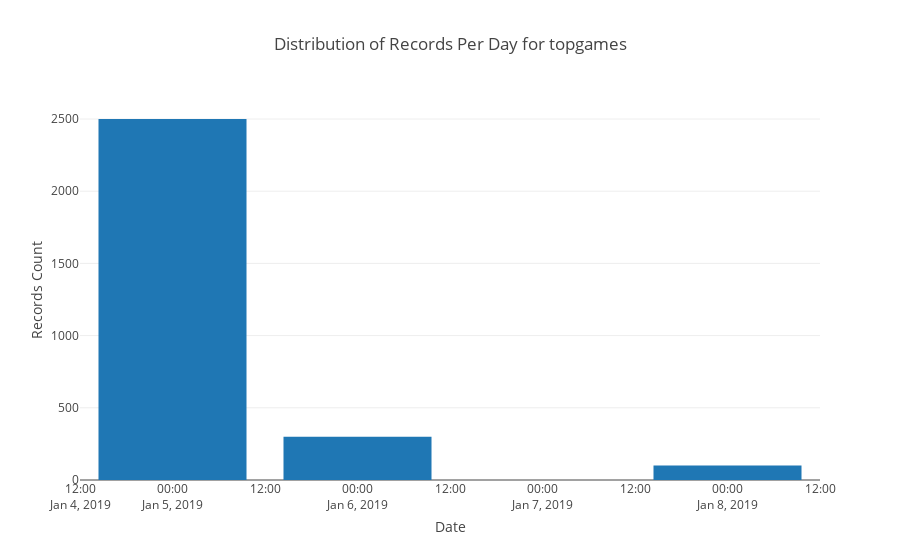

Notebook source saved alongside this figure:
### Markdown cell above
## These are the number of entries we have per day for the `topgames` Mongo collection.  Each query returns the current top 100 games being played.  This is run every 15 minutes.

### Code cell
# https://plot.ly/python/bar-charts/

data = [Bar(
        x=grouped_df['date'],
        y=grouped_df['count']
    )]

layout = Layout(
        title='Distribution of Records Per Day for topgames',
        xaxis=dict(
            title='Date'
        ),
        yaxis=dict(
            title='Records Count'
        )
    )

fig = Figure(data=data, layout=layout)

iplot(fig)

### Figure 1 — Plotly figure (JSON) as saved in the notebook; plotly's stock layout.template omitted (floating-point values rounded to 4 significant figures)
{"data": [{"type": "bar", "uid": "cce1d02c-71c3-440b-8fc4-412ccca715ff", "x": ["2019-01-05", "2019-01-06", "2019-01-07", "2019-01-08"], "y": [2500, 300, 0, 100]}], "layout": {"title": {"text": "Distribution of Records Per Day for topgames"}, "xaxis": {"title": {"text": "Date"}}, "yaxis": {"title": {"text": "Records Count"}}}}
